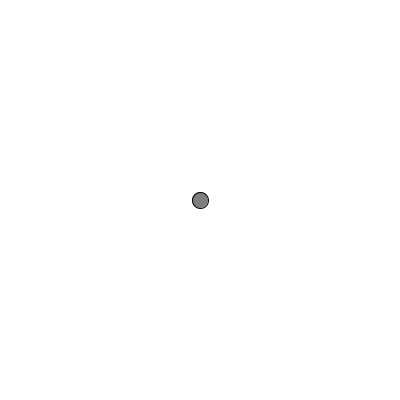
Frame 1 (no input)
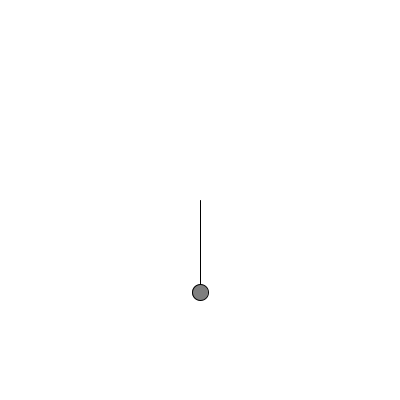
Frame 60 (the mouse pressed at the canvas centre just before this capture)
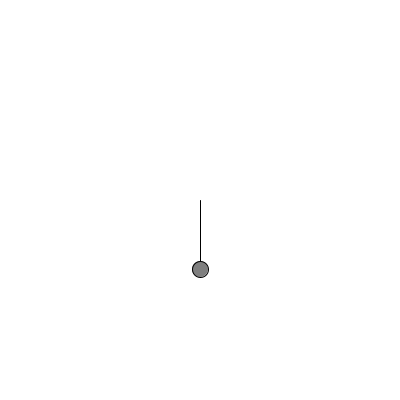
Frame 120 (the mouse held since frame 60 and released just before this capture)

The Processing sketch that drew these frames (run headless with seeded random() and noise(); from frame 60 on, the mouse is pressed at the canvas centre):

// Processing sketch: ExtraOscillatingUpAndDown
// ── ExtraOscillatingUpAndDown.pde
float angle = 0;
void setup() {
  size(400,400); 
}

void draw() {
 background(255);
  float y = 100*sin(angle);
  angle += 0.02;
  
  fill(127);
  translate(width/2,height/2);
  line(0,0,0,y);
  ellipse(0,y,16,16);
}
